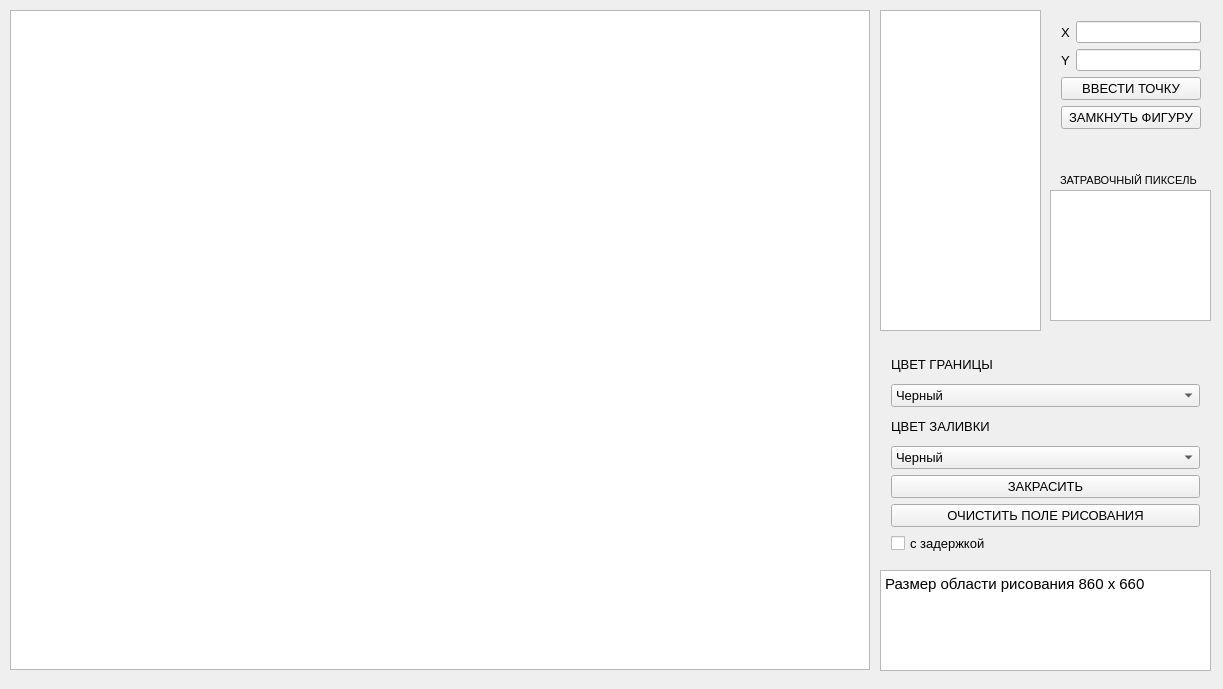
<?xml version="1.0" encoding="UTF-8"?>
<ui version="4.0">
 <class>MainWindow</class>
 <widget class="QMainWindow" name="MainWindow">
  <property name="geometry">
   <rect>
    <x>0</x>
    <y>0</y>
    <width>1223</width>
    <height>689</height>
   </rect>
  </property>
  <property name="windowTitle">
   <string>MainWindow</string>
  </property>
  <widget class="QWidget" name="centralWidget">
   <widget class="QGraphicsView" name="graphics">
    <property name="geometry">
     <rect>
      <x>10</x>
      <y>10</y>
      <width>860</width>
      <height>660</height>
     </rect>
    </property>
   </widget>
   <widget class="QTableWidget" name="table">
    <property name="geometry">
     <rect>
      <x>880</x>
      <y>10</y>
      <width>161</width>
      <height>321</height>
     </rect>
    </property>
   </widget>
   <widget class="QTextBrowser" name="textBrowser">
    <property name="geometry">
     <rect>
      <x>880</x>
      <y>570</y>
      <width>331</width>
      <height>101</height>
     </rect>
    </property>
    <property name="html">
     <string>&lt;!DOCTYPE HTML PUBLIC &quot;-//W3C//DTD HTML 4.0//EN&quot; &quot;http://www.w3.org/TR/REC-html40/strict.dtd&quot;&gt;
&lt;html&gt;&lt;head&gt;&lt;meta name=&quot;qrichtext&quot; content=&quot;1&quot; /&gt;&lt;style type=&quot;text/css&quot;&gt;
p, li { white-space: pre-wrap; }
&lt;/style&gt;&lt;/head&gt;&lt;body style=&quot; font-family:'MS Shell Dlg 2'; font-size:7.8pt; font-weight:400; font-style:normal;&quot;&gt;
&lt;p style=&quot; margin-top:0px; margin-bottom:0px; margin-left:0px; margin-right:0px; -qt-block-indent:0; text-indent:0px;&quot;&gt;&lt;span style=&quot; font-size:11pt;&quot;&gt;Размер области рисования 860 x 660&lt;/span&gt;&lt;/p&gt;&lt;/body&gt;&lt;/html&gt;</string>
    </property>
   </widget>
   <widget class="QWidget" name="layoutWidget">
    <property name="geometry">
     <rect>
      <x>1050</x>
      <y>10</y>
      <width>162</width>
      <height>131</height>
     </rect>
    </property>
    <layout class="QVBoxLayout" name="verticalLayout">
     <item>
      <layout class="QHBoxLayout" name="horizontalLayout">
       <item>
        <widget class="QLabel" name="label">
         <property name="font">
          <font>
           <pointsize>10</pointsize>
          </font>
         </property>
         <property name="text">
          <string>X</string>
         </property>
        </widget>
       </item>
       <item>
        <widget class="QLineEdit" name="cor_x"/>
       </item>
      </layout>
     </item>
     <item>
      <layout class="QHBoxLayout" name="horizontalLayout_2">
       <item>
        <widget class="QLabel" name="label_2">
         <property name="font">
          <font>
           <pointsize>10</pointsize>
          </font>
         </property>
         <property name="text">
          <string>Y</string>
         </property>
        </widget>
       </item>
       <item>
        <widget class="QLineEdit" name="cor_y">
         <property name="text">
          <string/>
         </property>
        </widget>
       </item>
      </layout>
     </item>
     <item>
      <widget class="QPushButton" name="add_point">
       <property name="font">
        <font>
         <pointsize>10</pointsize>
        </font>
       </property>
       <property name="text">
        <string>ВВЕСТИ ТОЧКУ</string>
       </property>
      </widget>
     </item>
     <item>
      <widget class="QPushButton" name="lock">
       <property name="font">
        <font>
         <pointsize>10</pointsize>
        </font>
       </property>
       <property name="text">
        <string>ЗАМКНУТЬ ФИГУРУ</string>
       </property>
      </widget>
     </item>
    </layout>
   </widget>
   <widget class="QWidget" name="layoutWidget">
    <property name="geometry">
     <rect>
      <x>880</x>
      <y>340</y>
      <width>331</width>
      <height>225</height>
     </rect>
    </property>
    <layout class="QVBoxLayout" name="verticalLayout_2">
     <item>
      <widget class="QLabel" name="label_3">
       <property name="font">
        <font>
         <pointsize>10</pointsize>
        </font>
       </property>
       <property name="text">
        <string>ЦВЕТ ГРАНИЦЫ</string>
       </property>
      </widget>
     </item>
     <item>
      <widget class="QComboBox" name="col_b">
       <property name="font">
        <font>
         <pointsize>10</pointsize>
        </font>
       </property>
       <item>
        <property name="text">
         <string>Черный</string>
        </property>
       </item>
       <item>
        <property name="text">
         <string>Красный</string>
        </property>
       </item>
       <item>
        <property name="text">
         <string>Оранжевый</string>
        </property>
       </item>
       <item>
        <property name="text">
         <string>Желтый</string>
        </property>
       </item>
       <item>
        <property name="text">
         <string>Зеленый</string>
        </property>
       </item>
       <item>
        <property name="text">
         <string>Голубой</string>
        </property>
       </item>
       <item>
        <property name="text">
         <string>Синий</string>
        </property>
       </item>
       <item>
        <property name="text">
         <string>Фиолетовый</string>
        </property>
       </item>
      </widget>
     </item>
     <item>
      <widget class="QLabel" name="label_4">
       <property name="font">
        <font>
         <pointsize>10</pointsize>
        </font>
       </property>
       <property name="text">
        <string>ЦВЕТ ЗАЛИВКИ</string>
       </property>
      </widget>
     </item>
     <item>
      <widget class="QComboBox" name="col_f">
       <property name="font">
        <font>
         <pointsize>10</pointsize>
        </font>
       </property>
       <item>
        <property name="text">
         <string>Черный</string>
        </property>
       </item>
       <item>
        <property name="text">
         <string>Красный</string>
        </property>
       </item>
       <item>
        <property name="text">
         <string>Оранжевый</string>
        </property>
       </item>
       <item>
        <property name="text">
         <string>Желтый</string>
        </property>
       </item>
       <item>
        <property name="text">
         <string>Зеленый</string>
        </property>
       </item>
       <item>
        <property name="text">
         <string>Голубой</string>
        </property>
       </item>
       <item>
        <property name="text">
         <string>Синий</string>
        </property>
       </item>
       <item>
        <property name="text">
         <string>Фиолетовый</string>
        </property>
       </item>
      </widget>
     </item>
     <item>
      <widget class="QPushButton" name="fill">
       <property name="font">
        <font>
         <pointsize>10</pointsize>
        </font>
       </property>
       <property name="text">
        <string>ЗАКРАСИТЬ</string>
       </property>
      </widget>
     </item>
     <item>
      <widget class="QPushButton" name="clear">
       <property name="font">
        <font>
         <pointsize>10</pointsize>
        </font>
       </property>
       <property name="text">
        <string>ОЧИСТИТЬ ПОЛЕ РИСОВАНИЯ</string>
       </property>
      </widget>
     </item>
     <item>
      <widget class="QCheckBox" name="checkBox">
       <property name="font">
        <font>
         <pointsize>10</pointsize>
        </font>
       </property>
       <property name="text">
        <string>с задержкой</string>
       </property>
      </widget>
     </item>
    </layout>
   </widget>
   <widget class="QLabel" name="label_5">
    <property name="geometry">
     <rect>
      <x>1060</x>
      <y>170</y>
      <width>181</width>
      <height>20</height>
     </rect>
    </property>
    <property name="font">
     <font>
      <pointsize>8</pointsize>
     </font>
    </property>
    <property name="text">
     <string>ЗАТРАВОЧНЫЙ ПИКСЕЛЬ</string>
    </property>
   </widget>
   <widget class="QTextBrowser" name="pixel">
    <property name="geometry">
     <rect>
      <x>1050</x>
      <y>190</y>
      <width>161</width>
      <height>131</height>
     </rect>
    </property>
   </widget>
  </widget>
 </widget>
 <layoutdefault spacing="6" margin="11"/>
 <resources/>
 <connections/>
</ui>
